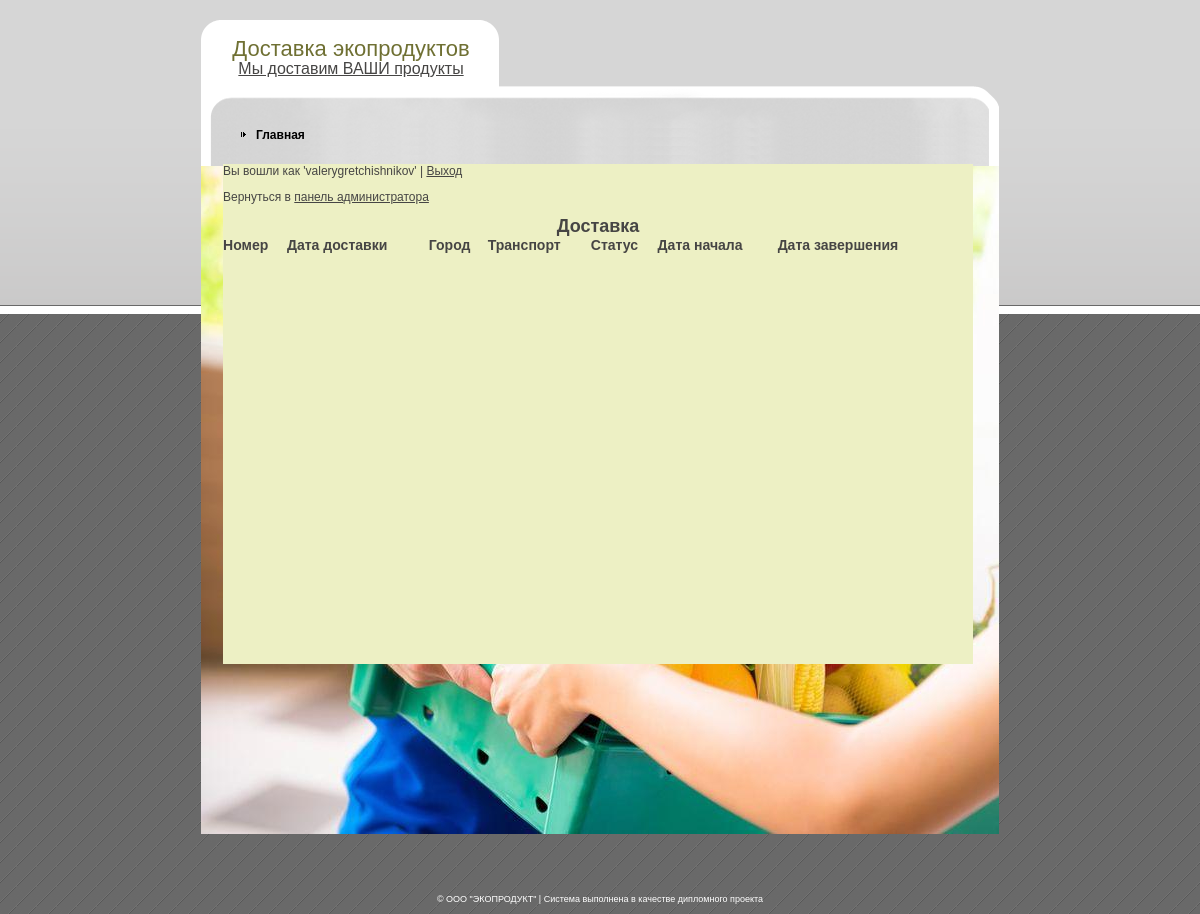
Before: /admin_delivery.php (signed in) with the older database file.
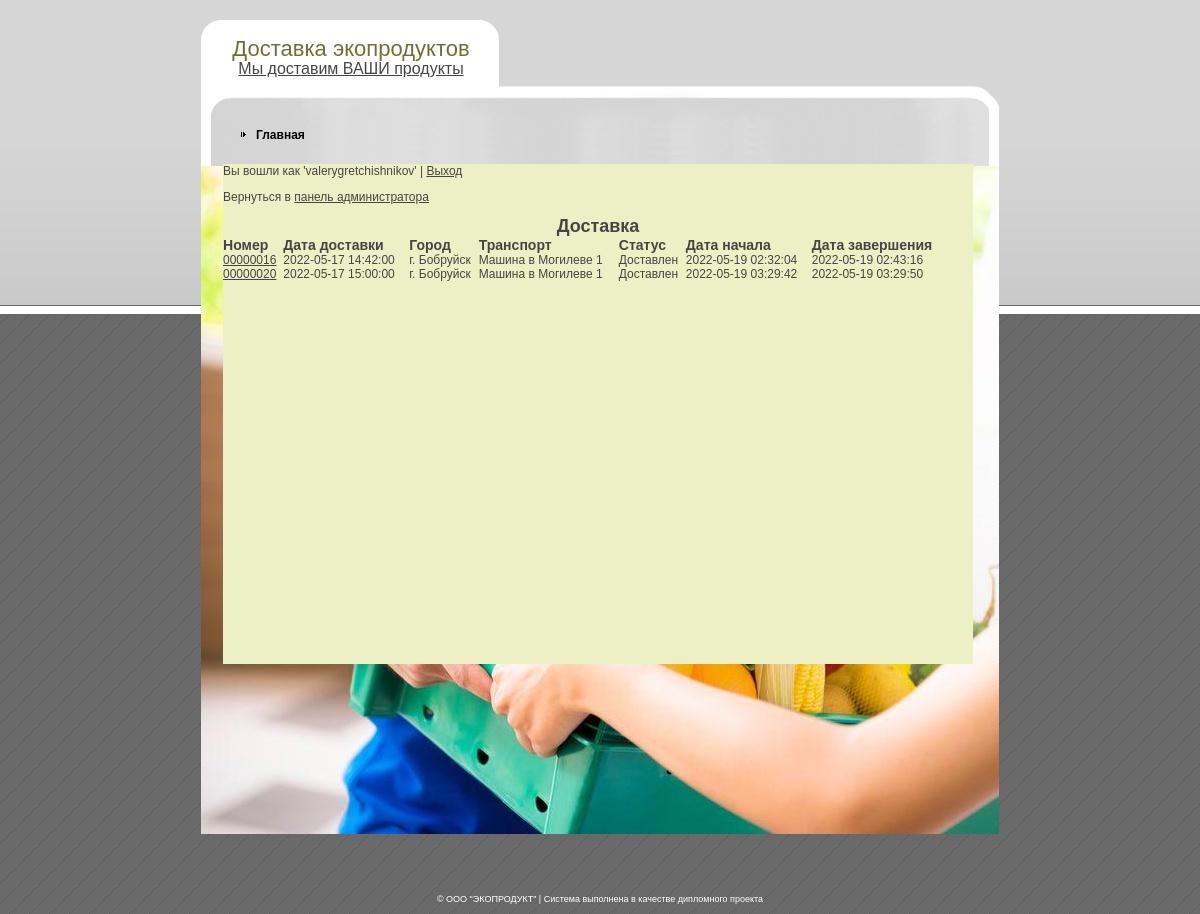
After: the same page with the newer database file.
### tables this page shows
CREATE TABLE IF NOT EXISTS `delivery` (
  `id` int(11) NOT NULL AUTO_INCREMENT,
  `id_order` int(11) NOT NULL,
  `id_transport` int(11) NOT NULL,
  `id_route` int(11) NOT NULL,
  `delivery_start` datetime DEFAULT NULL,
  `delivery_end` datetime DEFAULT NULL,
  PRIMARY KEY (`id`),
  KEY `id_order` (`id_order`,`id_transport`,`id_route`),
  KEY `id_transport` (`id_transport`),
  KEY `id_route` (`id_route`)
);

CREATE TABLE IF NOT EXISTS `orders` (
  `id` int(11) NOT NULL AUTO_INCREMENT,
  `number` varchar(8) NOT NULL,
  `id_customer` int(11) NOT NULL,
  `id_address` int(11) NOT NULL,
  `id_status` int(11) NOT NULL,
  `delivery_date` datetime NOT NULL,
  `creation_date` datetime NOT NULL,
  PRIMARY KEY (`id`),
  KEY `id_customer` (`id_customer`),
  KEY `id_address` (`id_address`),
  KEY `id_status` (`id_status`)
);

CREATE TABLE IF NOT EXISTS `points` (
  `id` int(11) NOT NULL AUTO_INCREMENT,
  `point` varchar(50) NOT NULL,
  `idregion` int(11) NOT NULL,
  `is_region_center` tinyint(1) NOT NULL,
  PRIMARY KEY (`id`),
  KEY `idregion` (`idregion`)
);

CREATE TABLE IF NOT EXISTS `transport` (
  `id` int(11) NOT NULL AUTO_INCREMENT,
  `name` varchar(255) NOT NULL,
  `id_type` int(11) NOT NULL,
  `id_region` int(11) NOT NULL,
  `id_status` int(11) NOT NULL,
  PRIMARY KEY (`id`),
  KEY `id_type` (`id_type`),
  KEY `id_status` (`id_status`),
  KEY `id_region` (`id_region`)
);

CREATE TABLE IF NOT EXISTS `order_statuses` (
  `id` int(11) NOT NULL AUTO_INCREMENT,
  `name` varchar(50) NOT NULL,
  PRIMARY KEY (`id`)
);

### lib_db.php (called while the page is built, shortened)
<?php
function dataBaseToArray($resultat)
{
    $array = array();
    while($row = mysql_fetch_assoc($resultat))
	{
        $array[] = $row;
    }
    return $array;
}
function getOrdersForDeliver()
{
    $sql = "SELECT o.id as id_order, o.number, o.delivery_date, p.point, o.id_status, os.name as status,
                    d.id_transport, t.name, d.delivery_start, d.delivery_end, idregion as id_region
            FROM delivery d
            JOIN orders o ON d.id_order = o.id
            JOIN order_statuses os ON o.id_status = os.id
            JOIN addresses a ON a.id = o.id_address
            JOIN points p ON p.id = a.id_point
            JOIN transport t ON d.id_transport = t.id
            WHERE o.id_status IN (7, 3, 4)";
    $resultat = mysql_query($sql) or die(mysql_error());
    return dataBaseToArray($resultat);
}
			$error = 1;?>

### admin_delivery.php (the view, shortened to what this page needs)
<?php
require "lib_db.php";
?>
<!DOCTYPE html PUBLIC "-//W3C//DTD XHTML 1.0 Strict//EN" "http://www.w3.org/TR/xhtml1/DTD/xhtml1-strict.dtd">
<html xmlns="http://www.w3.org/1999/xhtml" xml:lang="en" lang="en">
<head>
    <link rel="stylesheet" href="style.css" type="text/css" charset="utf-8" />
</head>
<body>
<div id="outer">
    <div id="wrapper">
        <div id="body-bot">
            <div id="body-top">
                <div id="logo">
                    <h1>Доставка экопродуктов</h1>
                    <p><a href="adminform.php" target="_parent">Мы доставим ВАШИ продукты</a></p>
                </div>
                <div id="nav">
                    <ul>
                        <li><a href="index.php">Главная</a></li>
                    </ul>
                </div>
                <div id="gboxm">
                    <?php
                    $login = $_SESSION['login'];
                    $password = $_SESSION['password'];
                    if(empty($login) and empty($password))
                    {
                        echo "<h2>Ошибка!</h2>";
                        echo "<p>Необходимо пройти авторизацию | <a href='adminform.php'>Вход</a></p>";
                    }
                    else
                    {
                    echo "<p>Вы вошли как '$login' | <a href='../exit.php'>Выход</a></p>";
                    echo "<p>Вернуться в <a href='adminform.php'>панель администратора</a></p>";?>
                    <h2><center>Доставка</center></h2>
                    <table border="0" cellpadding="0" cellspacing="0" width="100%">
                        <tr>
                            <td><h3>Номер</h3></td>
                            <td><h3>Дата доставки</h3></td>
                            <td><h3>Город</h3></td>
                            <td><h3>Транспорт</h3></td>
                            <td><h3>Статус</h3></td>
                            <td><h3>Дата начала</h3></td>
                            <td><h3>Дата завершения</h3></td>
                            <td width=25></td>
                        </tr>
                        <?
                        $orders_ready_for_deliver = getOrdersForDeliver();
                        foreach($orders_ready_for_deliver as $order)
                        {
                            ?>
                            <tr>
                                <td><a href="order_details.php?id=<?=$order["id_order"]?>&status=<?=$order["id_status"]?>"><?=$order["number"]?></a></td>
                                <td><?=$order["delivery_date"]?></td>
                                <td><?=$order["point"]?></td>
                                <td><?=$order["name"]?></td>
                                <td><?=$order["status"]?></td>
                                <td><?=$order["delivery_start"]?></td>
                                <td><?=$order["delivery_end"]?></td>
                            </tr>
                        <?}
                        echo "</table>";
                        }?>
                </div>
            </div>
        </div>
    </div>
</div>
<div id="copyright"> &copy; ООО "ЭКОПРОДУКТ" | Система выполнена в качестве дипломного проекта</div>
</body>
</html>

### style.css (style rules this page uses)
html, body, h1, h2, h3, h4 { margin: 0; padding: 0; }
a { color: #464544; }
body { background: url(images/logos/page_bg.gif); text-align: center; font: 12px arial, sans-serif; color: #464544; padding-bottom: 10px; }
#outer { background: top left url(images/logos/page_bg_top.gif) repeat-x; padding-top: 20px; }
#wrapper { text-align: left; margin: auto; width: 798px; position: relative; background: url(images/logos/body_bg.gif) repeat-y; }
#body-bot { background: bottom left url(images/logos/body_bg_bot.jpg) no-repeat; }
#body-top { background: url(images/logos/body_bg_top.gif) no-repeat; min-height: 800px; _height: 800px; padding-bottom: 14px; }
#logo { width: 25em; text-align: center; }
#logo h1 { color: #6F7033; font: 22px "Arial narrow", arial, sans-serif; line-height: 1; padding-top: 0.8em; }
#logo p { color: #464544; font: 16px "Arial narrow", arial, sans-serif; margin: 0; }
#nav { margin-top: 50px; }
#nav li { list-style: none; float: left; background: left center url(images/logos/arr.gif) no-repeat; padding-left: 15px; padding-right: 20px; }
#nav a { color: #000; text-decoration: none; font-weight: bold; }
#gboxm { width: 750px; min-height: 500px; margin-top: 22px; margin-left: 22px; margin-bottom: 22px; background-color: #EDF0C4; }
#copyright { font-size: 9px; color: #fff; margin-top: 60px; }

Changed rows visible on the page:
added delivery: id_order.number "00000016", id_order.delivery_date "2022-05-17 14:42:00", points.point "г. Бобруйск", id_transport.name "Машина в Могилеве 1", order_statuses.name "Доставлен", delivery_start "2022-05-19 02:32:04", delivery_end "2022-05-19 02:43:16"
added delivery: id_order.number "00000020", id_order.delivery_date "2022-05-17 15:00:00", points.point "г. Бобруйск", id_transport.name "Машина в Могилеве 1", order_statuses.name "Доставлен", delivery_start "2022-05-19 03:29:42", delivery_end "2022-05-19 03:29:50"
